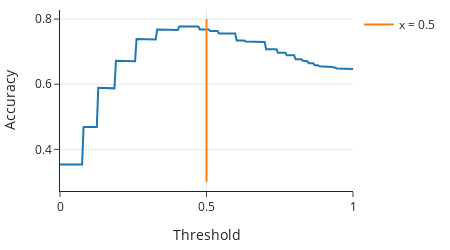

Notebook source saved alongside this figure:
### Markdown cell above
To understand how accuracy changes with respect to $\tau$, we'll make a plot:

### Code cell
fig = px.line(x=thresholds, y=accs, width=450, height=250)
fig.add_trace(go.Scatter(x=[0.5, 0.5], y=[0.3, 0.8],
                         name='x = 0.5', mode='lines'))
fig.update_xaxes(title="Threshold")
fig.update_yaxes(title="Accuracy")

### Figure 1 — Plotly figure (JSON) as saved in the notebook; plotly's stock layout.template omitted (floating-point values rounded to 4 significant figures; data arrays with more than 128 entries replaced by an {"elided": "..."} marker saying what was removed)
{"data": [{"hovertemplate": "x=%{x}<br>y=%{y}<extra></extra>", "legendgroup": "", "line": {"color": "#1F77B4", "dash": "solid"}, "marker": {"symbol": "circle"}, "mode": "lines", "name": "", "orientation": "v", "showlegend": false, "type": "scatter", "x": {"elided": "200 float values"}, "xaxis": "x", "y": {"elided": "200 float values"}, "yaxis": "y"}, {"mode": "lines", "name": "x = 0.5", "type": "scatter", "x": [0.5, 0.5], "y": [0.3, 0.8]}], "layout": {"height": 250, "legend": {"tracegroupgap": 0}, "width": 450, "xaxis": {"anchor": "y", "autorange": true, "domain": [0, 1], "range": [0, 1], "title": {"text": "Threshold"}, "type": "linear"}, "yaxis": {"anchor": "x", "autorange": true, "domain": [0, 1], "range": [0.2722, 0.8278], "title": {"text": "Accuracy"}, "type": "linear"}}}
